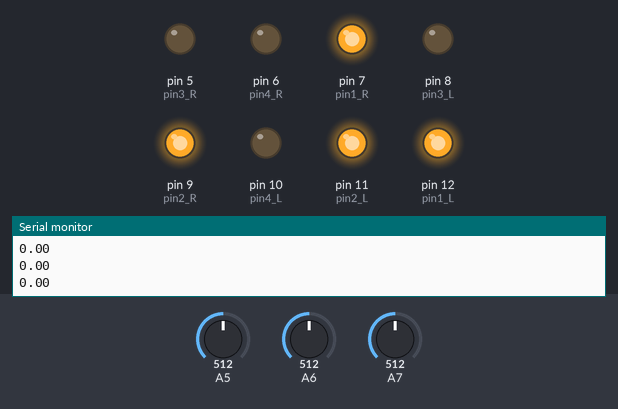
Recording of a program running on a simulated Arduino Nano, built with avr-gcc and run on an emulated ATmega328P. On the bench: output pins drawn as LEDs (lit = HIGH), the last lines printed to the serial monitor. Inputs (shaded band) come from the test bench; at power-on: A5 = 512, A7 = 512, A6 = 512.

Above: at 1.2 s.
1.3 s: A5 set to 527
At 2.4 s:
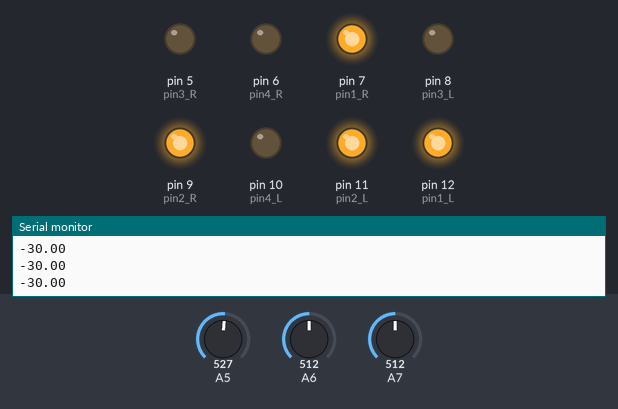
2.8 s: A7 set to 529
4.3 s: A6 set to 106
5.8 s: A6 set to 92
At 6.8 s:
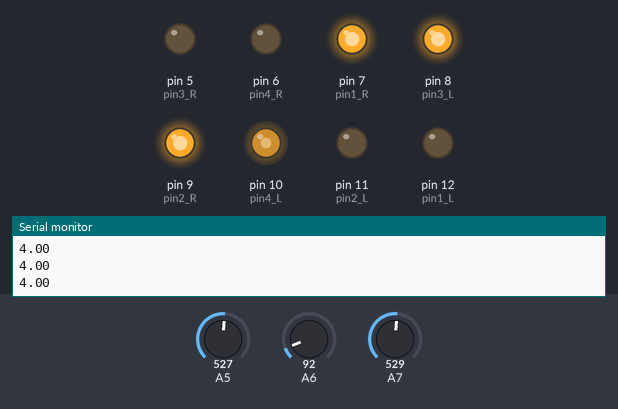
7.3 s: A7 set to 716
At 8.0 s:
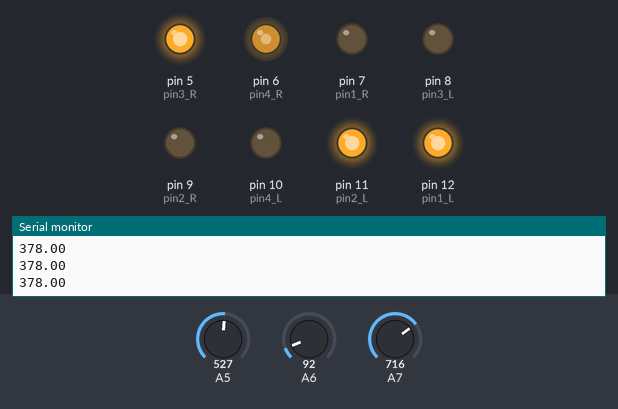
8.8 s: A6 set to 122
At 10.2 s:
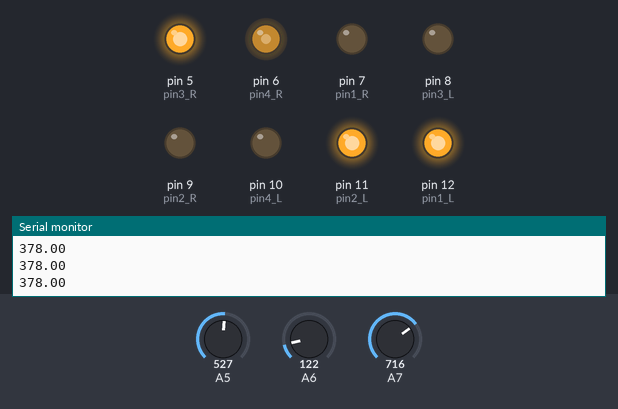
Timing chart, 0 to 11.3 s (numbered marks = the images above; inputs shaded):
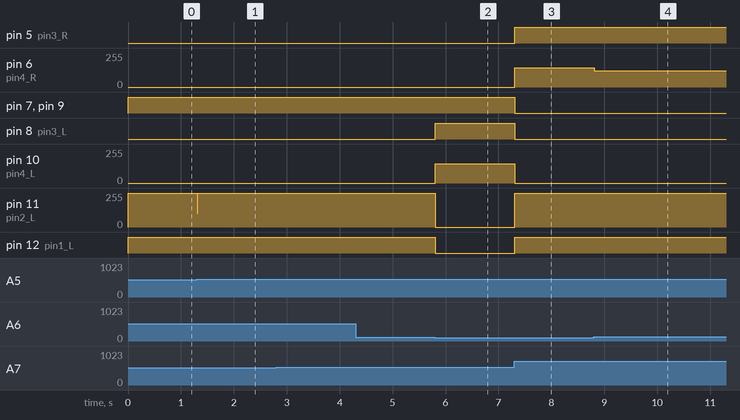

Measured:
- the behaviour switches between 101 and 100 on A6 (found by bisection; images 1 and 2)
- after the input at 1.3 s, pin 11 (pin2_L): 255/255 → 104/255 at once, → 255/255 0.01 s later
- after the input at 5.8 s, pin 8 (pin3_L): LOW → HIGH at once; pin 10 (pin4_L): 0/255 → 145/255 at once; pin 11 (pin2_L): 255/255 → 0/255 at once; pin 12 (pin1_L): HIGH → LOW at once
- after the input at 7.3 s, pin 5 (pin3_R), pin 12 (pin1_L): LOW → HIGH at once; pin 6 (pin4_R): 0/255 → 145/255 at once; pin 7 (pin1_R), pin 8 (pin3_L), pin 9 (pin2_R): HIGH → LOW at once; pin 10 (pin4_L): 145/255 → 0/255 at once; pin 11 (pin2_L): 0/255 → 255/255 at once
- after the input at 8.8 s, pin 6 (pin4_R): 145/255 → 123/255 at once

The program:

main.cpp
```cpp
#include <Arduino.h>

# define KP 2
# define KI 0
# define KD 0.05

int pin1_L=12;
int pin2_L=11;
int pin3_L=8;
int pin4_L=10;

int pin1_R=7;
int pin2_R=9;
int pin3_R=5;
int pin4_R=6;

int C_Value;
int R_Value;
int L_Value;
int lastDeff;

float Duty = 0;
//float lastDuty;
//float LPFk = 0.05;
float dt, preTime;
float vol;
float Deff_RL, Deff_RL_I, Deff_RL_D, preDeff_RL;


inline void RUN_RIGHT(int power){
  if (power>0){
    digitalWrite(pin1_R , 1);
    analogWrite(pin2_R , power);
    digitalWrite(pin3_R , 0);
    digitalWrite(pin4_R , 0);
  }
    else{
    power = abs(power);
    if(power>255){
      power=255;
    }
    digitalWrite(pin1_R , 0);
    digitalWrite(pin2_R , 0);
    digitalWrite(pin3_R , 1);
    analogWrite(pin4_R , power);
    }
  }


inline void RUN_LEFT(int power){
  if (power>0){
    digitalWrite(pin1_L , 1);
    analogWrite(pin2_L , power);
    digitalWrite(pin3_L , 0);
    digitalWrite(pin4_L , 0);
  }
    else{
    power = abs(power);
    if(power>255){
      power=255;
    }
    digitalWrite(pin1_L , 0);
    digitalWrite(pin2_L , 0);
    digitalWrite(pin3_L , 1);
    analogWrite(pin4_L , power);
    }
  }

inline void BRAKE(){
    digitalWrite(pin1_L , 1);
    digitalWrite(pin2_L , 0);
    digitalWrite(pin3_L , 1);
    digitalWrite(pin4_L , 0);

    digitalWrite(pin1_R , 1);
    digitalWrite(pin2_R , 0);
    digitalWrite(pin3_R , 1);
    digitalWrite(pin4_R , 0);
}


inline void RUN(int Deff){
  if (Deff>0){
    RUN_LEFT(255);
    RUN_RIGHT(255 - Deff);
  }
  else{
    Deff = abs(Deff);
    RUN_LEFT(255 - Deff);
    RUN_RIGHT(255);
  }
}


void setup() {
  pinMode(pin1_L, OUTPUT);
  pinMode(pin2_L, OUTPUT);
  pinMode(pin3_L, OUTPUT);
  pinMode(pin4_L, OUTPUT);

  pinMode(pin1_R, OUTPUT);
  pinMode(pin2_R, OUTPUT);
  pinMode(pin3_R, OUTPUT);
  pinMode(pin4_R, OUTPUT);

 Serial.begin(9600);

 preTime = micros();
}

void loop() {
  // hello!
  dt =(micros()-preTime)/1000000;
  preTime=micros();

  C_Value = analogRead(6);
  R_Value = analogRead(7);
  L_Value = analogRead(5);

  Deff_RL = (R_Value - L_Value);

//  Deff_RL = round(Deff_RLf);

  if(abs(Deff_RL)>50){
    lastDeff=Deff_RL;
  }

  Deff_RL_I += Deff_RL*dt;
  Deff_RL_D = (Deff_RL-preDeff_RL)/dt;
  preDeff_RL = Deff_RL;

  Duty = KP*Deff_RL + KI * Deff_RL_I + KD * Deff_RL_D;

  //Duty += LPFk*((KP*Deff_RL + KI * Deff_RL_I + KD * Deff_RL_D)-lastDuty);
  //lastDuty = Duty;

  Serial.println(Duty);

/*  Serial.print(C_Value);
  Serial.print(",");
  Serial.print(R_Value);
  Serial.print(",");
  Serial.println(L_Value);
*/

  if (C_Value>100){
    if(abs(Duty)<40){
      RUN(0);
    }
    else{
    RUN(Duty);
    }
  }
  else{
    if(lastDeff>0){
      RUN(400);
    }
    else{
      RUN(-400);
    }
  }
}
```
